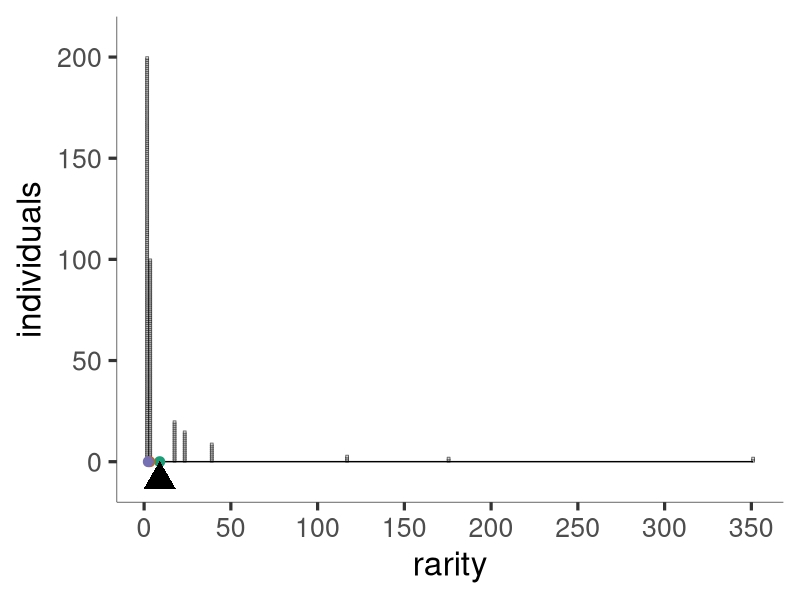
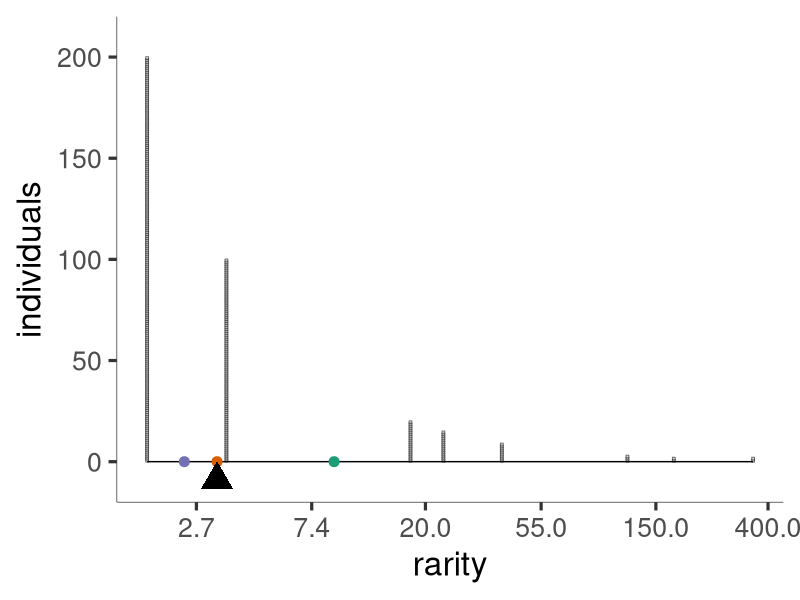
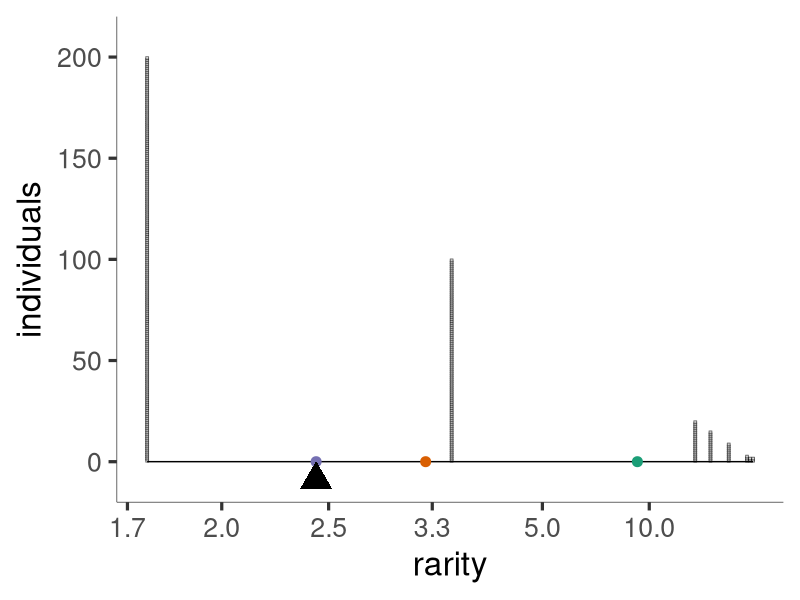

Write the R code that produced these figures, in order.
library(tidyverse)
library(ggthemes)

## TODO
## OPTIONAL: color the species (so that stacking becomes clear)

#figure out how to shrink according to viewport rather than device size, and do it to all things rather than just some

## might want to do get text and axis widths to scale with device/viewport

## arguments about whether to print y-axis, axis titles (for multi-paneled figures). Might even want to handle that component inside the fucntion for more control. actually, probably want to graduate to https://cran.r-project.org/web/packages/ggplot2/vignettes/extending-ggplot2.html

## think about squeezing when rarities aren't equal but are close s.t. boxes overlap... maybe go back to lines (or make an option?) (Or a smart option that can calculate whether overlap occurs?)

## along similar lines, consider including an optional argument for plotting in local graphics device vs. the nice version to pdf, where some compromises in the former to enable flexibility, but don't make those sacrifices when printing to file. 

## select colors for reference points http://colorbrewer2.org/#type=qualitative&scheme=Dark2&n=3


library(scales) # trans_new() is in the scales library

epsPretty <- 0
offStart <- 0

#transformation and back-transformation functions
pfun=function(x, pow, offset=offStart){
	if (pow==0) return(log(x))
	r <- sign(pow)*(x+offset)^pow
	return(r)
}

ipfun=function(x, pow, offset=offStart){
	if (pow==0) return(exp(x))
	r <- sign(pow)*(x)^(1/pow)
	return(r)
}

# Diversity function 
dfun<-function(ab, l){
	rp <- ab/sum(ab)
	return(ipfun(sum(rp*pfun(1/rp, l)),l))
}

# round numbers, more aggressively the larger they are
prettify <- function(breaks){
    digits <- -floor(log10(abs(breaks))) + 1
    digits[breaks == 0] <- 0
    return((round(breaks, digits = digits))[round(breaks, digits = digits)!=(-Inf)]) #klugey fix to -Inf
}

#function for scales
power_trans = function(pow) trans_new(name="power"
   , transform = function(x) pfun(x, pow)
	, inverse = function(x) ipfun(x, pow)
	, breaks = function(x) prettify(
		trans_breaks(
			function(x) pfun(x, pow), function(x) ipfun(x, pow), n = 6
		)(c(epsPretty,x)*1.1)
	)
   , domain = c(1, 10000)
)

# replicate to make stacks with geom_point
fancy_rep<-function(df){
    return(data.frame(df[rep(1:nrow(df), df$abundance),])
           %>% group_by(abundance) %>% mutate(gr=1:length(abundance))
    )
}

base_plot <- function(abundance, pointScale, fill_col="lightgrey"
                      , y_extent=max(max(abundance),15), x_max=sum(abundance)/min(abundance), base_size=24){
    #0.0353 is approximate points to cm conversion (a little less than 3 pts per mm)
    #11.4 is empirically derived scaling factor. Seems like stuff below axis is about 2.5* height of text
    pointScale<-11.25*(dev.size("cm")[2]-(2.5*0.0353*base_size))
    # pointScale<-200
	rf <- tibble(names = as.factor(1:length(abundance))
		, abundance
		, rarity = sum(abundance)/abundance
	)
	rfrepeated <-fancy_rep(rf) 

	pointsize <- pointScale/(y_extent)

	#This pretty much has to be 0.5 because the shape is centered on its x- and y-locations, but we want to offset so it rests upon it
	goff <- 0.5

	#ggplot command to generate basic plot object
	base <- (ggplot(rfrepeated, aes(x=rarity, y=abundance))
	    #bricks
		+ geom_point(aes(y=gr-goff, alpha=0.2), size=pointsize, fill=fill_col
		             , shape=22, color="black", stroke=0.5) 
		# make plank
		+ geom_segment(
			aes(x, y, xend=xend, yend=yend)
			, data=data.frame(
				x=c(min(rf$rarity))
				, y=c(0)
				, xend=c(max(rf$rarity))
				, yend=c(0)
			)
		)
		
#fix plank location and add space above and below data range
		+scale_y_continuous(
		    expand=c(0,0)
		    , limits=c(y_extent-1.1*y_extent, 1.1*y_extent)
		)
    	+ labs(y="individuals")
	)
	return(theme_plot(base))
}

theme_plot <- function(p){
	return(p
		+ theme_tufte(base_family = "sans", base_size=24)
		+ theme(legend.position="none")
		+ theme(
			axis.line.x = element_line(
				colour = 'black', size=0.2, linetype='solid'
			), axis.line.y =  element_line(
				colour = 'black', size=0.2, linetype='solid'
			)
		)
	)
}

#rescales x-axis
scale_plot <- function(ab, ell, fill_col="lightgrey", y_extent=max(max(ab), 15)
                       , x_max=sum(ab)/min(ab)){
	return (base_plot(ab, fill_col=fill_col, y_extent=y_extent, x_max=x_max) 
		+ scale_x_continuous(trans=power_trans(pow=ell))
		#allows for an x_max point to determine axes
		+ geom_point(aes(x,y), data=tibble(x=x_max, y=0), color="white", alpha=0)
		# + coord_cartesian(clip="off")
	)
}

#plots reference points at means with power ell
mean_points <- function(ab, ell){
    ab<-ab[ab!=0]
	div <- Vectorize(dfun, vectorize.args=("l"))(ab, ell)
	return(geom_point(
		data=tibble(x=div, y=0*div, clr=1:length(div))
		, aes(x, y, color=as.factor(clr))
		,size=0.2*dev.size("cm")[2]
	))
}

#plot the fulcrum
fulcrum<-function(ab, ell, y_extent=max(max(ab), 15), x_max=1
                  , fill="light_grey", base_size=24){
    ab<-ab[ab!=0]
    div <- dfun(ab, ell)
    print(div)
    return(geom_point(
        data=tibble(x=div, y=-0.045*y_extent)# don't recall why 0.045, but it gets fulcrum point close. 
        , size=0.6*(dev.size("cm")[2]-(2.5*0.0353*base_size)), shape=17
        , aes(x, y) 
    )
    )
}

#construct the full plot for scale ell, with reference means=means
rarity_plot <- function(ab, ell, means=-1:1, ...){
    ab<-ab[ab!=0]
	return(
		scale_plot(ab, ell,...) 
		+ mean_points(ab, means)
		+ fulcrum(ab, ell, ...)
		+ scale_color_brewer(type="qual", palette="Dark2") 
	)
}

#one option for plotting all three plots for l=-1:1, with reference points at integer l 
rarity_series <- function(ab, lrange=-1:1, means=lrange,...){
	for(l in lrange){
		print(rarity_plot(ab, l, means,...))
	}
}

#some SADs to play with

# ab <- c(20, 15, 9, 3, 2, 1, 1) #includes stacking
# ab<-c(20,8,5,4,2,1) #candidate for user's guide
# ab <- c(100, 20, 15, 9, 3, 2, 1, 1)
# ab<-c(50,30,20,0,0,0)
# ab<-c(4,3,2)
# ab <- c(20, 15, 9, 3, 2, 1, 1,0,0)
ab <- c(200,100, 20, 15, 9, 3, 2, 1, 1)
# ab<-floor(exp(rnorm(50, 4,1.5)))

# quartz() 

rarity_series(ab=ab, 1:-1, fill="lightgrey")
